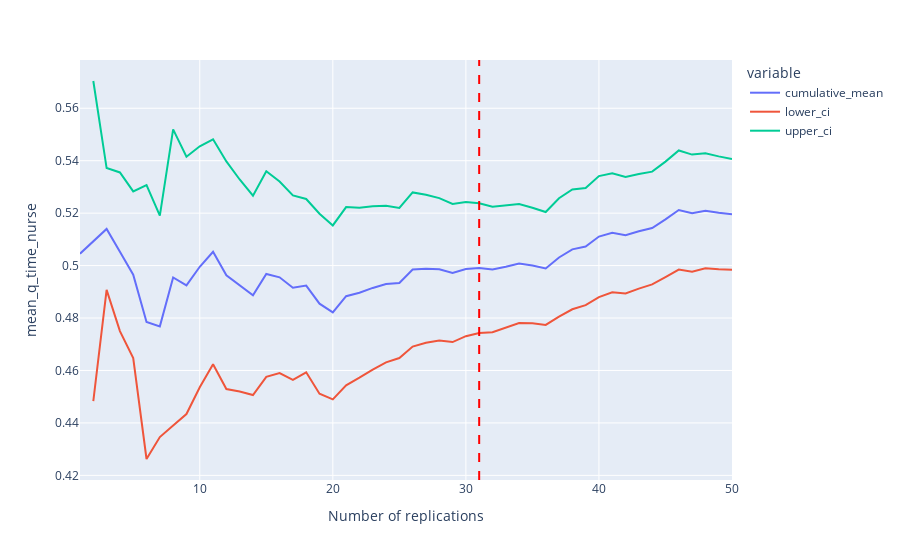

Notebook code for this chart:
### Markdown cell above
It is important to check ahead 10-20 replications, to check that the 5% precision is maintained. For this example, 3 replications is < 5, but then it quickly goes back up, and is not stable until 31 replications.

### Code cell
confidence_interval_method(
    replications=50,
    metric='mean_q_time_nurse',
    desired_precision=0.05,
    min_rep=31
)

### Figure 1 — Plotly figure (JSON) as saved in the notebook; plotly's stock layout.template omitted (floating-point values rounded to 4 significant figures)
{"data": [{"hovertemplate": "variable=cumulative_mean<br>replications=%{x}<br>value=%{y}<extra></extra>", "legendgroup": "cumulative_mean", "line": {"color": "#636efa", "dash": "solid"}, "marker": {"symbol": "circle"}, "mode": "lines", "name": "cumulative_mean", "orientation": "v", "showlegend": true, "type": "scatter", "x": [1, 2, 3, 4, 5, 6, 7, 8, 9, 10, 11, 12, 13, 14, 15, 16, 17, 18, 19, 20, 21, 22, 23, 24, 25, 26, 27, 28, 29, 30, 31, 32, 33, 34, 35, 36, 37, 38, 39, 40, 41, 42, 43, 44, 45, 46, 47, 48, 49, 50], "xaxis": "x", "y": [0.5045, 0.5093, 0.514, 0.5053, 0.4965, 0.4785, 0.4768, 0.4955, 0.4925, 0.4996, 0.5053, 0.4963, 0.4924, 0.4886, 0.4968, 0.4955, 0.4916, 0.4924, 0.4855, 0.4822, 0.4883, 0.4897, 0.4915, 0.493, 0.4934, 0.4985, 0.4988, 0.4986, 0.4972, 0.4987, 0.499, 0.4985, 0.4996, 0.5008, 0.5, 0.4989, 0.5031, 0.5062, 0.5073, 0.5111, 0.5125, 0.5116, 0.5131, 0.5143, 0.5176, 0.5212, 0.52, 0.5209, 0.5201, 0.5196], "yaxis": "y"}, {"hovertemplate": "variable=lower_ci<br>replications=%{x}<br>value=%{y}<extra></extra>", "legendgroup": "lower_ci", "line": {"color": "#EF553B", "dash": "solid"}, "marker": {"symbol": "circle"}, "mode": "lines", "name": "lower_ci", "orientation": "v", "showlegend": true, "type": "scatter", "x": [1, 2, 3, 4, 5, 6, 7, 8, 9, 10, 11, 12, 13, 14, 15, 16, 17, 18, 19, 20, 21, 22, 23, 24, 25, 26, 27, 28, 29, 30, 31, 32, 33, 34, 35, 36, 37, 38, 39, 40, 41, 42, 43, 44, 45, 46, 47, 48, 49, 50], "xaxis": "x", "y": [null, 0.4483, 0.4908, 0.475, 0.4647, 0.4262, 0.4346, 0.439, 0.4434, 0.4536, 0.4624, 0.4529, 0.452, 0.4506, 0.4576, 0.459, 0.4564, 0.4593, 0.4512, 0.449, 0.4544, 0.4572, 0.4604, 0.4631, 0.4648, 0.4691, 0.4706, 0.4714, 0.4708, 0.4731, 0.4743, 0.4746, 0.4763, 0.4781, 0.478, 0.4774, 0.4805, 0.4833, 0.4849, 0.488, 0.4899, 0.4894, 0.4912, 0.4928, 0.4956, 0.4985, 0.4977, 0.499, 0.4986, 0.4984], "yaxis": "y"}, {"hovertemplate": "variable=upper_ci<br>replications=%{x}<br>value=%{y}<extra></extra>", "legendgroup": "upper_ci", "line": {"color": "#00cc96", "dash": "solid"}, "marker": {"symbol": "circle"}, "mode": "lines", "name": "upper_ci", "orientation": "v", "showlegend": true, "type": "scatter", "x": [1, 2, 3, 4, 5, 6, 7, 8, 9, 10, 11, 12, 13, 14, 15, 16, 17, 18, 19, 20, 21, 22, 23, 24, 25, 26, 27, 28, 29, 30, 31, 32, 33, 34, 35, 36, 37, 38, 39, 40, 41, 42, 43, 44, 45, 46, 47, 48, 49, 50], "xaxis": "x", "y": [null, 0.5704, 0.5372, 0.5355, 0.5283, 0.5307, 0.519, 0.5519, 0.5415, 0.5455, 0.5482, 0.5397, 0.5328, 0.5266, 0.536, 0.5321, 0.5267, 0.5254, 0.5198, 0.5153, 0.5223, 0.5221, 0.5226, 0.5228, 0.522, 0.5279, 0.527, 0.5257, 0.5235, 0.5242, 0.5238, 0.5224, 0.5228, 0.5235, 0.5221, 0.5204, 0.5257, 0.529, 0.5296, 0.5341, 0.5352, 0.5338, 0.535, 0.5358, 0.5396, 0.5439, 0.5423, 0.5428, 0.5416, 0.5407], "yaxis": "y"}], "layout": {"legend": {"title": {"text": "variable"}, "tracegroupgap": 0}, "margin": {"t": 60}, "shapes": [{"line": {"color": "red", "dash": "dash"}, "type": "line", "x0": 31, "x1": 31, "xref": "x", "y0": 0, "y1": 1, "yref": "y domain"}], "xaxis": {"anchor": "y", "domain": [0, 1], "title": {"text": "Number of replications"}}, "yaxis": {"anchor": "x", "domain": [0, 1], "title": {"text": "mean_q_time_nurse"}}}}
